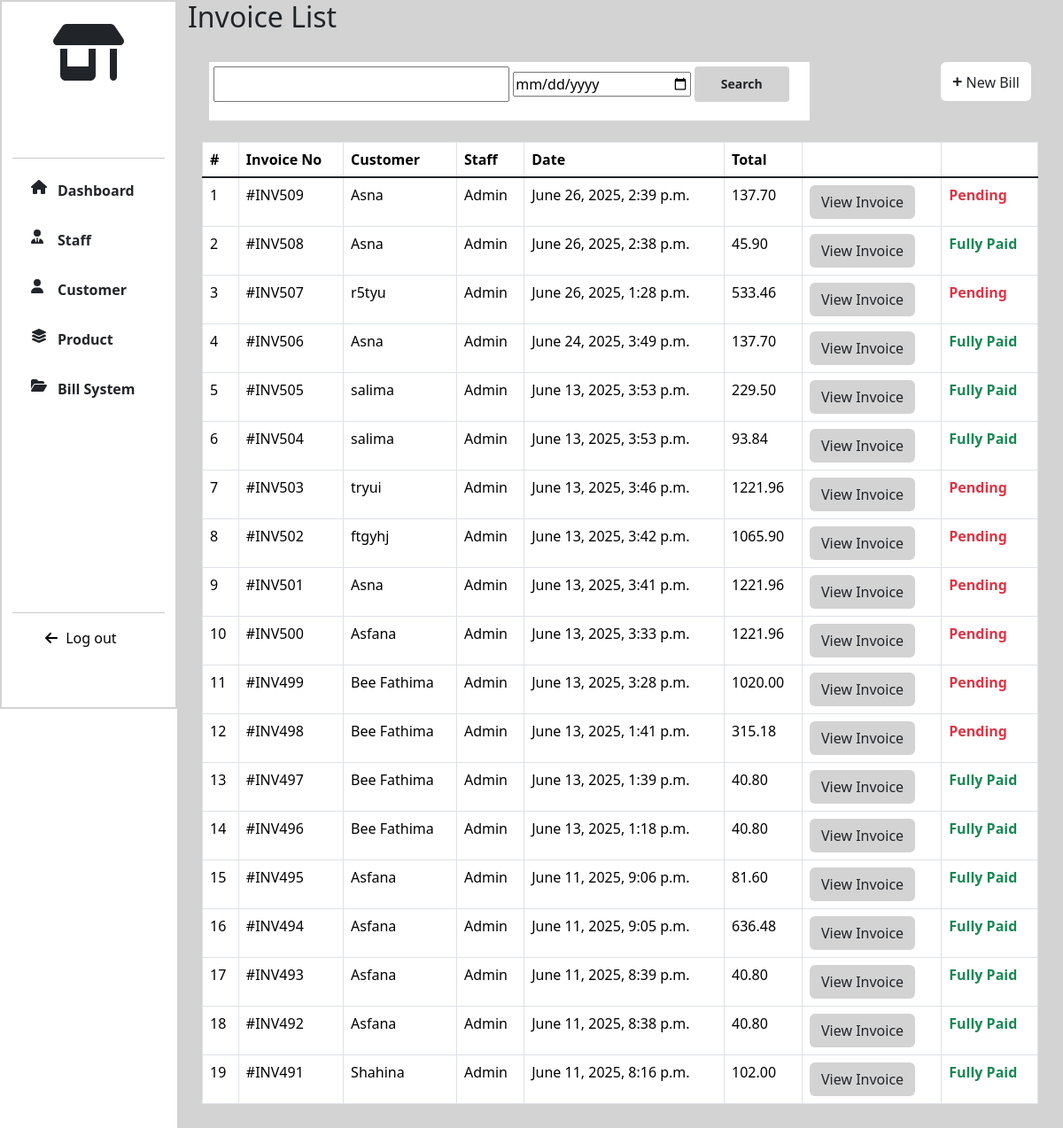
Page /BILLING/ (signed in) on the earlier database version.
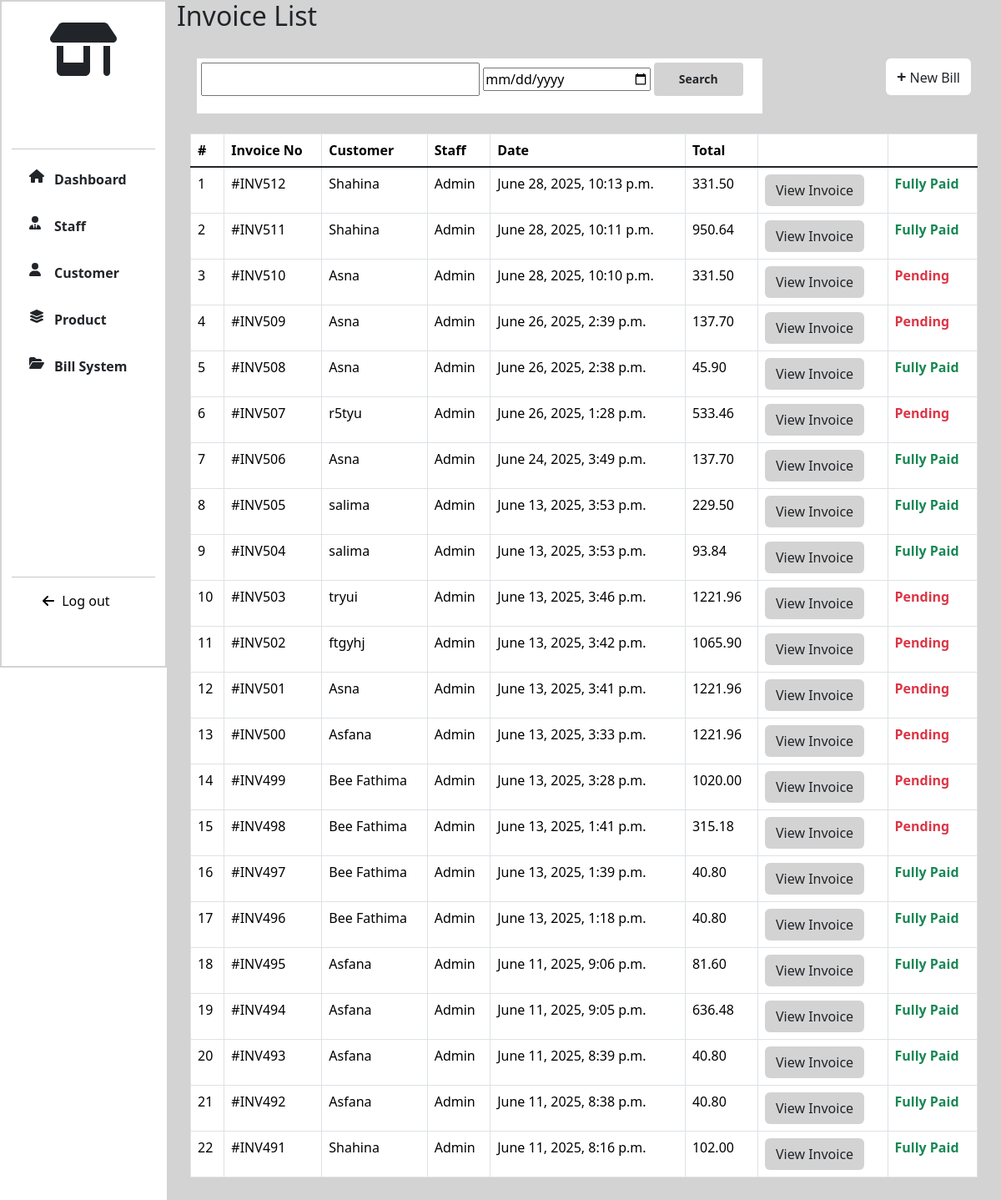
Same page on the later database version.
### BILLING/models.py (models this page shows, shortened)
class Invoice(models.Model):
    customer=models.ForeignKey(Customer,on_delete=models.CASCADE)
    staff=models.ForeignKey(User,on_delete=models.CASCADE)
    date=models.DateTimeField(auto_now_add=True)
    gst_percentage=models.IntegerField(default=2)
    gst=models.DecimalField(max_digits=5,decimal_places=2,default=0.00)
    total = models.DecimalField(max_digits=15,decimal_places=2,default=0)
    grand_total=models.DecimalField(max_digits=15,default=0,decimal_places=2)
    amount_paid=models.DecimalField(max_digits=10,decimal_places=2,default=0.00)
    amount_due=models.DecimalField(max_digits=10,decimal_places=2,default=0.00)

### CUSTOMER/models.py (models this page shows, shortened)
class Customer(models.Model):
    fullname=models.CharField(max_length=255)
    phone=models.IntegerField(unique=True)
    address=models.TextField()
    wallet=models.DecimalField(max_digits=10,decimal_places=2,default=0.00)
    credit_limit = models.DecimalField(max_digits=10, decimal_places=2, default=Decimal('1000.00'))

### BILLING/views.py (the view)
# urls.py: path('',views.invoices,name="invoices"),
@login_required
def invoices(request):
    if 'phone' in request.session:
        del request.session['phone']
    if request.method == "GET":
        search=request.GET.get("search")
        date=request.GET.get("date")
        invoices=Invoice.objects.all().order_by('-id')
        if search:
            invoices=Invoice.objects.filter(Q(customer__fullname__icontains=search)|Q(id__icontains=search)|Q(grand_total__icontains=search))
        elif date:
            invoices=Invoice.objects.filter(date__date=date)
        else:
            invoices=Invoice.objects.all().order_by('-id')
    return render(request,"invoices.html",locals())

### Templates/invoices.html (shortened to what this page needs)
{% extends 'extends.html' %}
{% load static %}
{% block link %}
<link rel="stylesheet" href="{% static '/CSS/product.css' %}">
{% endblock %}
{% block content %}
<div class="col-lg-10 col-md-9 col-sm-9 page-col">
   <h2>Invoice List</h2>
   <div class="add-product">
    <div class="row" style="height: auto;">
        <div class="col-lg-9">
          <div class="search-div p-4">
                <div class="search-content">
                <form action="{% url 'invoices' %}" method="get" style="width: 100%;">
                    <input type="text" class="search-input" name="search" style="width: 50%;" autocomplete="off">
                    <input type="date" name="date" style="width: 30%;">
                    <button type="submit" class="btn btn-product search-btn btn-sm" style="width: 16%;padding: 0px;">Search</button>
                  </form>
                </div>
          </div>
        </div>
        <div class="col-lg-3">
            <div class="button p-4">
                <a href="{% url 'create_invoice' %}" class="btn btn-add-product"><strong class="add-icon">+</strong> New Bill</a>
            </div>
        </div>
    </div>
   </div>
   {% if invoices %}
    <div class="table-div">
        <div class="table-responsive" >
        <table class="table table-hover table-bordered">
            <thead>
                <tr>
                    <th scope="col">#</th>
                    <th scope="col">Invoice No</th>
                    <th scope="col">Customer</th>
                    <th scope="col">Staff</th>
                    <th scope="col">Date</th>
                    <th scope="col">Total</th>
                    <th scope="col"></th>
                    <th scope="col"></th>
                </tr>
                </thead>
                <tbody class="table-group-divider">
                {% for invoice in invoices %}
                    <tr>
                        <td class="text-nowrap">{{ forloop.counter }}</td>
                        <td class="text-nowrap">#INV{{ invoice.id }}</td>
                        <td class="text-nowrap">{{ invoice.customer.fullname }}</td>
                        <td class="text-nowrap">{% if not invoice.staff.first_name %}Admin{% else %}{{ invoice.staff.first_name }} {{ invoice.staff.last_name }}{% endif %}</td>
                        <td class="text-nowrap">{{ invoice.date }}</td>
                        <td class="text-nowrap">{{ invoice.grand_total }}</td>
                        <td class="text-nowrap"><a href="{% url 'view_invoice' invoice.id %}" class="btn btn-product">View Invoice</a></td>
                        <td class="text-nowrap">{% if invoice.amount_due == 0 or invoice.amount_due > 0 %}<span class="text-success fw-bold">Fully Paid</span>
                            {% else %}<span class="text-danger fw-bold">Pending</span>{% endif %}</td>
                    </tr>
                {% endfor %}
                </tbody>
        </table>
        </div>
    </div>
   {% else %}
    <div class="else">
            <div class="p-4 text-center text-box">
            <h4>No Invoice found!</h4>
            </div>
    </div>
   {% endif %}
</div>
{% endblock %}

Differences in the rows shown:
added Invoice: id "512", customer.fullname "Shahina", shows "Admin", date "June 28, 2025, 10:13 p.m.", grand_total "331.50", amount_due "Fully Paid"
added Invoice: id "511", customer.fullname "Shahina", shows "Admin", date "June 28, 2025, 10:11 p.m.", grand_total "950.64", amount_due "Fully Paid"
added Invoice: id "510", customer.fullname "Asna", shows "Admin", date "June 28, 2025, 10:10 p.m.", grand_total "331.50", amount_due "Pending"
